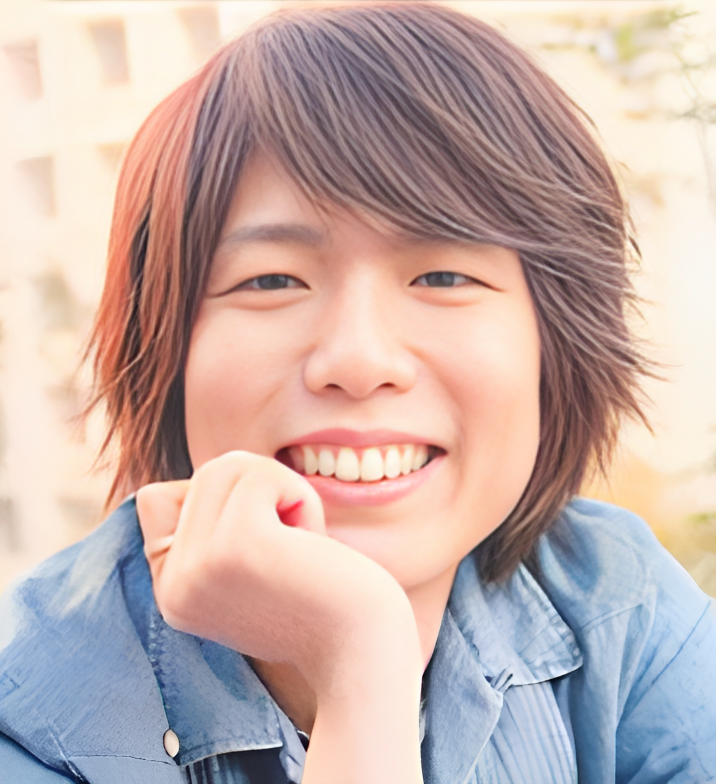
#> input picture Dataset/Hiroshi Kamiya/1.png, 716 x 784 px; its folder holds only this picture in this run
$ python model_face_rec.py
#> lines starting #> are read from the running program, lines starting #| are printed output that depends on the picture
#> the answer given: 1
import cv2
import os
import numpy as np
import random


# [4 lines left out: function split_dataset, not called in this run]

def train_and_test_model():
    faces = []
    labels = []
    # Face detection using Haarcascade
    face_cascade = cv2.CascadeClassifier("haarcascade_frontalface_default.xml")

    for idx, actress_dir in enumerate(os.listdir(data_dir)):
        samples_per_label = 0

        for filename in os.listdir(os.path.join(data_dir, actress_dir)):
            if not filename.endswith(".png"):
                continue
            image = cv2.imread(os.path.join(data_dir, actress_dir, filename))
#> image is the input picture: shape (784, 716, 3); mean B, G, R 171, 176.1, 197.9
            if image is None:
                continue

            gray = cv2.cvtColor(image, cv2.COLOR_BGR2GRAY)
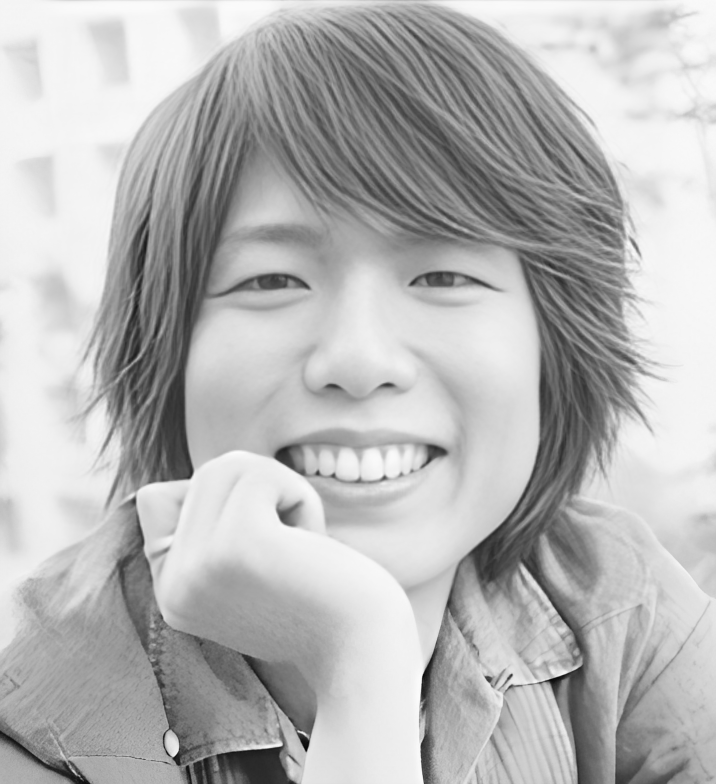
#> gray: shape (784, 716); min 7, max 252, mean 182

            faces_detected = face_cascade.detectMultiScale(gray)
#> faces_detected = [[151, 115, 430, 430]]

            # Ensure only one face is detected
            if len(faces_detected) == 1:
                (x, y, w, h) = faces_detected[0]
#> x = 151; y = 115; w = 430; h = 430
                face = gray[y:y+h, x:x+w]
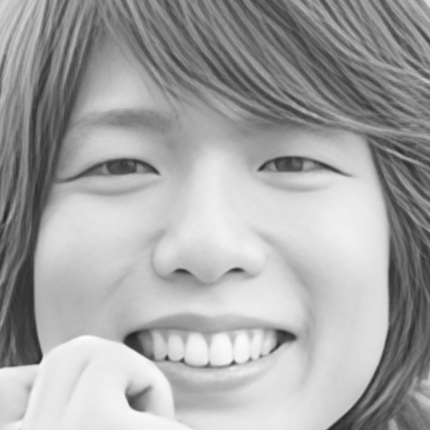
#> face: shape (430, 430); min 34, max 252, mean 165.3
                face = cv2.resize(face, (32, 32))
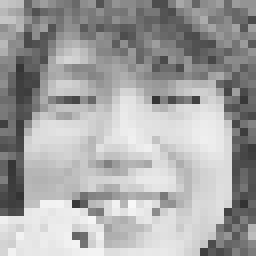
#> face: shape (32, 32) (shown 8 times larger); min 51, max 248, mean 164.6
                faces.append(face)
                labels.append(idx)
                samples_per_label += 1

        if samples_per_label < 2:
            print(f"Warning: Insufficient samples for label {idx} ({actress_dir}). Minimum of 2 samples required for LBPH training.")

    faces = np.array(faces)
    labels = np.array(labels)

    if len(set(labels)) < 2:
        print("Error: Insufficient unique labels for training. At least two different labels are required.")
        return

    data_train, data_test = split_dataset(list(zip(faces, labels)))

    faces_train, labels_train = zip(*data_train)
    faces_test, labels_test = zip(*data_test)


    face_recognizer = cv2.face.LBPHFaceRecognizer_create()
    face_recognizer.train(np.array(faces_train), np.array(labels_train))

    correct_predictions = 0
    for i in range(len(faces_test)):
        face_roi = faces_test[i]
        label, confidence = face_recognizer.predict(face_roi)

        if label == labels_test[i]:
            correct_predictions += 1

        normalized_confidence = confidence / max_confidence if max_confidence > 0 else 0
        print(f"Actual label: {labels_test[i]}, Predicted label: {label}, Normalized confidence: {normalized_confidence:.4f}")

    accuracy = correct_predictions / len(faces_test) if len(faces_test) > 0 else 0
    print(f"\nAverage Accuracy: {accuracy:.4f}")

    # Save the trained result into a model file
    face_recognizer.save("trained_model.yml")

# [58 lines left out: function predict_using_model, not called in this run]

# Main
data_dir = "Dataset"
max_confidence = float('-inf')

while True:
    print("\nMenu:")
    print("1. Train and test model")
    print("2. Predict using model")
    print("3. Exit")

#> (the run stopped early here; a loop or call above may not have finished)
